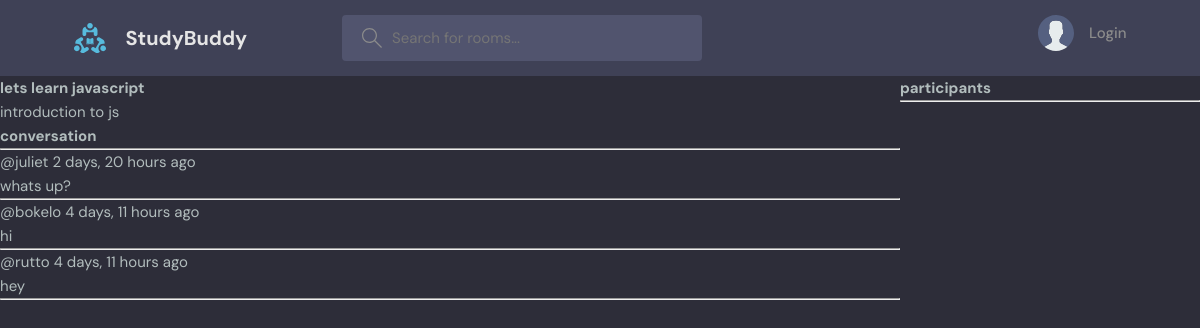
Page /room/room/1/ on the earlier database version.
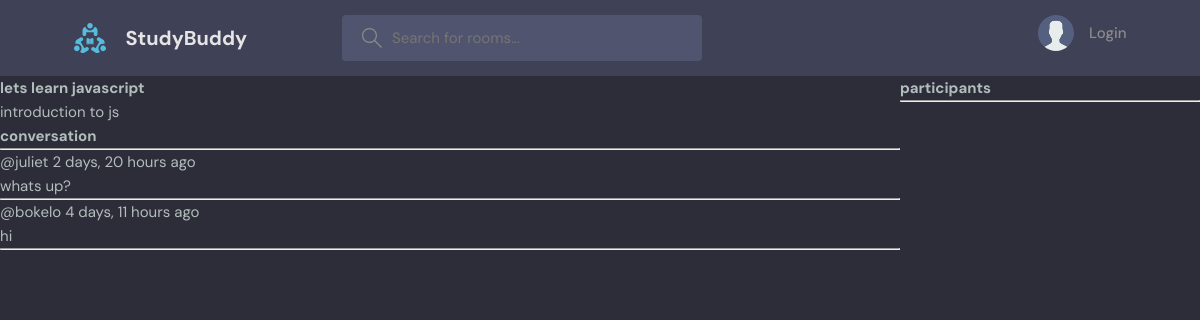
Same page on the later database version.
### base/models.py (models this page shows, shortened)
class Message(models.Model):
    room = models.ForeignKey(Room, on_delete=models.CASCADE)
    body = models.TextField()
    updated = models.DateTimeField(auto_now=True)
    created = models.DateTimeField(auto_now_add=True)
    user = models.ForeignKey(User, on_delete=models.CASCADE)
    class Meta:
        ordering = ['-updated', '-created']

### base/views.py (the view, shortened to what this page needs)
# urls.py: path('room/<int:pk>/', views.room, name='room'),
def room(request, pk):
    room = Room.objects.get(id=pk)
    room_messages = room.message_set.all()
    participants = room.participants.all()
    context = {'room': room ,'room_messages': room_messages,'participants':participants}
    return render(request, 'base/room.html' , context)

### base/templates/base/room.html (shortened to what this page needs)
{% extends 'main.html' %}
{% block content %}
<div class="room-container">
    <div>
<h2>{{room.name}}</h2>
<p>{{room.description}}</p>
<div class="comment-wrapper">
    <h3>conversation</h3>
    <hr>
    {% for message in room_messages %}
    <div>
        <small>@{{message.user}}  {{message.created | timesince}} ago </small>
        <p>{{message.body}}</p>
        <hr>
    </div>
    {% endfor %}
</div>
</div>
<div>
    <h3>participants</h3>
    <hr>
</div>
</div>
{% endblock content  %}

Differences in the rows shown:
removed Message: user "rutto", created "4 days, 11 hours", body "hey"
